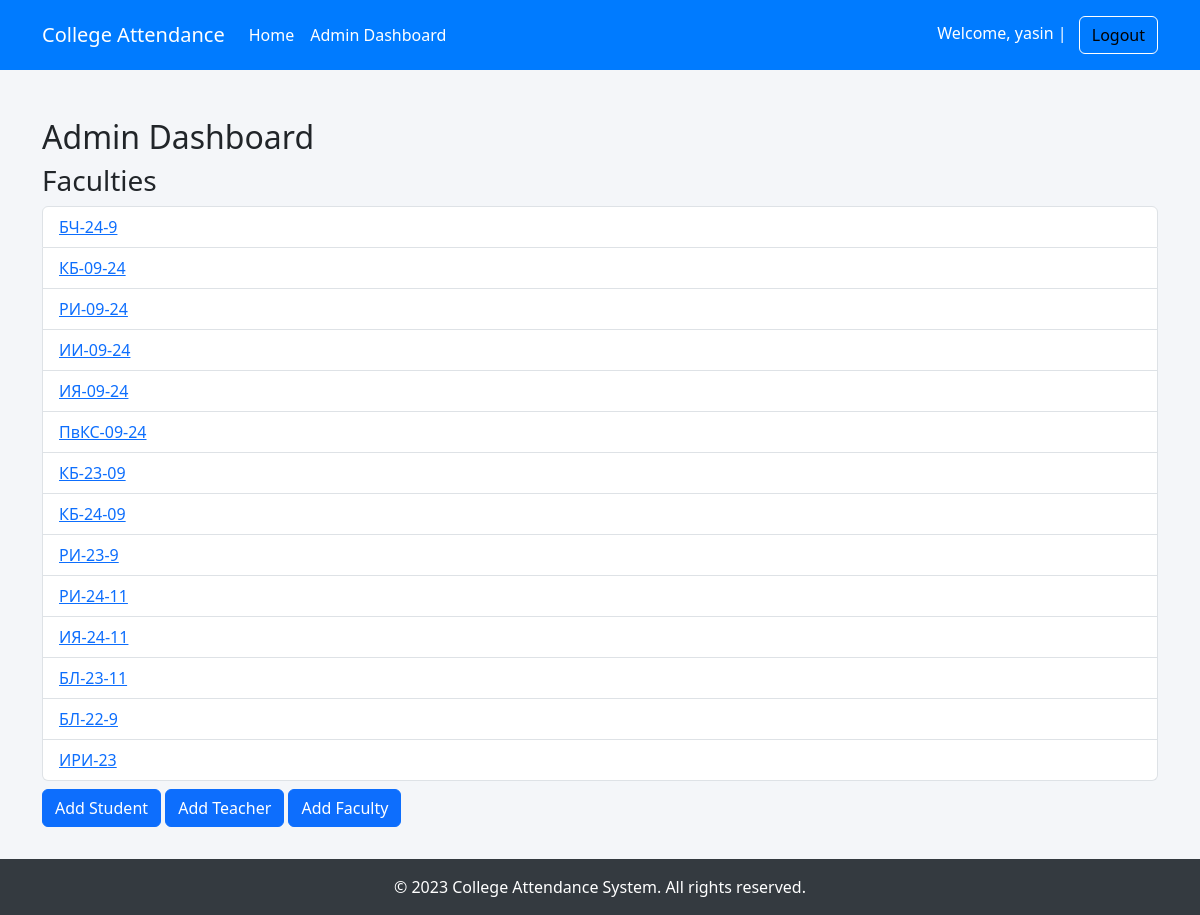
The page /admin_dashboard/ (signed in) on the database its author committed.
### attendance/models.py (models this page shows, shortened)
class Faculty(models.Model):
    name = models.CharField(max_length=100)

### attendance/views.py (the view)
# urls.py: path('admin_dashboard/', views.admin_dashboard, name='admin_dashboard'),
@login_required
def admin_dashboard(request):
    if not request.user.is_staff:
        return redirect('home')
    faculties = Faculty.objects.all()
    return render(request, 'attendance/admin_dashboard.html', {'faculties': faculties})

### attendance/templates/attendance/admin_dashboard.html (shortened to what this page needs)
{% extends 'attendance/base.html' %}
{% block content %}
<h2>Admin Dashboard</h2>
<h3>Faculties</h3>
<ul class="list-group">
    {% for faculty in faculties %}
        <li class="list-group-item">
            <a href="{% url 'faculty_attendance' faculty.id %}">{{ faculty.name }}</a>
        </li>
    {% endfor %}
</ul>
<a href="{% url 'add_student' %}" class="btn btn-primary mt-2">Add Student</a>
<a href="{% url 'add_teacher' %}" class="btn btn-primary mt-2">Add Teacher</a>
<a href="{% url 'add_faculty' %}" class="btn btn-primary mt-2">Add Faculty</a>
{% endblock %}

### attendance/templates/attendance/base.html (shortened to what this page needs)
<!DOCTYPE html>
<html lang="en">
<head>
    <link href="https://cdn.jsdelivr.net/npm/bootstrap@5.3.0/dist/css/bootstrap.min.css" rel="stylesheet">
</head>
<body>
    <nav class="navbar navbar-expand-lg">
        <div class="container">
            <a class="navbar-brand" href="{% url 'home' %}">College Attendance</a>
            <div class="collapse navbar-collapse" id="navbarNav">
                <ul class="navbar-nav me-auto">
                    <li class="nav-item">
                        <a class="nav-link" href="{% url 'home' %}">Home</a>
                    </li>
                    {% if user.is_staff %}
                    <li class="nav-item">
                        <a class="nav-link" href="{% url 'admin_dashboard' %}">Admin Dashboard</a>
                    </li>
                    {% endif %}
                </ul>
                {% if user.is_authenticated %}
                <span class="navbar-text">
                    Welcome, {{ user.username }} |
                    <a href="{% url 'logout' %}" class="btn btn-outline-primary ms-2">Logout</a>
                </span>
                {% else %}
                <a href="{% url 'login' %}" class="btn btn-outline-primary">Login</a>
                {% endif %}
            </div>
        </div>
    </nav>
    <div class="container mt-5 content">
        {% block content %}
        {% endblock %}
    </div>
    <footer class="footer">
        <div class="container text-center">
            <span>© 2023 College Attendance System. All rights reserved.</span>
        </div>
    </footer>
</body>
</html>

### attendance/templates/attendance/base.html (style rules this page uses)
body { min-height: 100vh; display: flex; flex-direction: column; background-color: #f4f6f9; }
.content { flex: 1; }
.footer { background-color: #343a40; padding: 1rem 0; margin-top: 2rem; color: #fff; }
.navbar { background-color: #007bff; }
.navbar-brand, .nav-link, .navbar-text { color: #fff !important; }
.btn-outline-primary { color: #fff; border-color: #fff; }

### rows shown on the page
Faculty: name "БЧ-24-9"
Faculty: name "КБ-09-24"
Faculty: name "РИ-09-24"
Faculty: name "ИИ-09-24"
Faculty: name "ИЯ-09-24"
Faculty: name "ПвКС-09-24"
Faculty: name "КБ-23-09"
Faculty: name "КБ-24-09"
Faculty: name "РИ-23-9"
Faculty: name "РИ-24-11"
Faculty: name "ИЯ-24-11"
Faculty: name "БЛ-23-11"
Faculty: name "БЛ-22-9"
Faculty: name "ИРИ-23"

### other values the page prints
{{ user.username }} "yasin"
